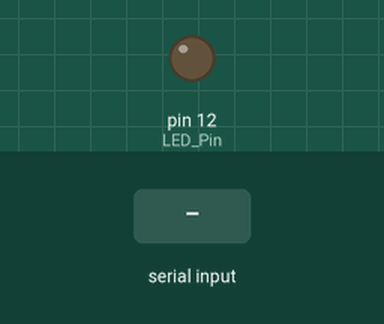
A sketch run on a simulated Arduino Uno, built with avr-gcc and run on an emulated ATmega328P. Shown: output pins drawn as LEDs (lit = HIGH). Dashed ring = blinking. The inputs (shaded band) are chosen by the test bench. What the sketch prints to the serial monitor is not drawn.

Above: at 1.2 s.
1.3 s: "90,45\n" received over Serial
At 1.37 s:
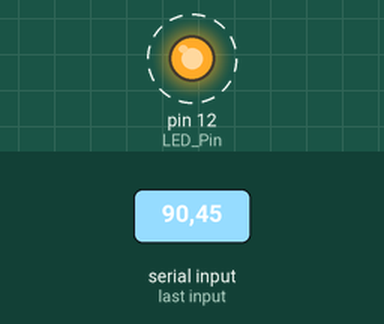
Timing chart, 0 to 10.3 s (numbered marks = the images above; inputs shaded):
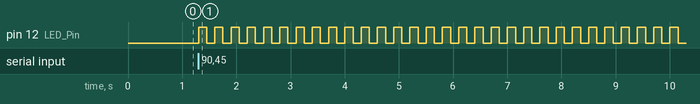

Measured:
- after the input at 1.3 s, pin 12 (LED_Pin): alternates HIGH for 0.15 s and LOW for 0.15 s, starting at once

The sketch:

Ask_user_for_number_of_blinks.ino
```cpp
int LED_Pin=12;
int numBlinks;
int blinkTime=150;
String msg="How many blinks do you want:";
void setup() {
  // put your setup code here, to run once:
Serial.begin(9600);
pinMode(LED_Pin,OUTPUT);
}

void loop() {
  // put your main code here, to run repeatedly:
 Serial.println(msg);
 while (Serial.available()==0){  //Waits for user to enter something into the serial monitor

 }
 numBlinks=Serial.parseInt();
 for (int i=1;i<=numBlinks;i+=1){
  digitalWrite(LED_Pin,HIGH);
  delay(blinkTime);
  digitalWrite(LED_Pin,LOW);
  delay(blinkTime);
 }
}
```
